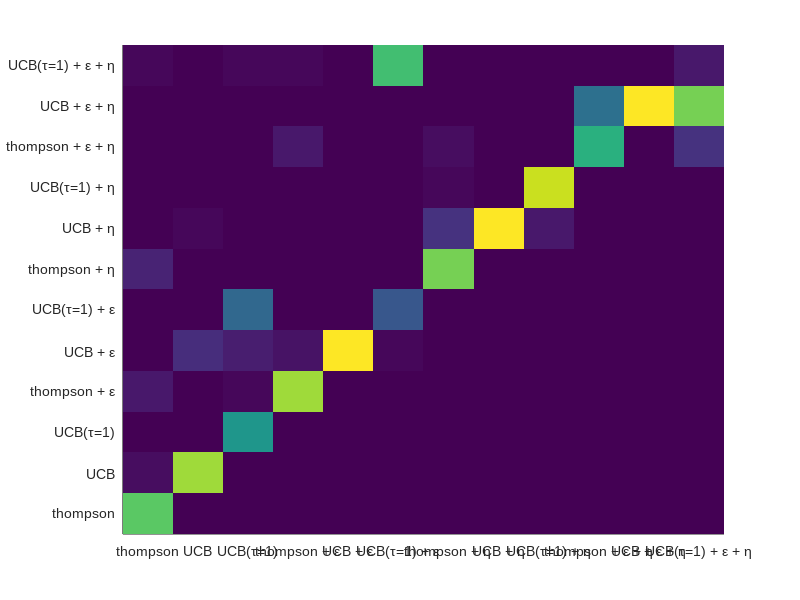

This figure's MATLAB source: (Note: this script raises an error after producing the figure.)

function [] = render_model_recovery_inv()


    load('./model_recov_inv.mat');
    
    legend_all{1}  = 'UCB';
    legend_all{2}  = 'UCB + \epsilon';
    legend_all{3}  = 'UCB + \eta';
    legend_all{4}  = 'UCB + \epsilon + \eta';

    legend_all{5}  = 'thompson';
    legend_all{6}  = 'thompson + \epsilon';
    legend_all{7}  = 'thompson + \eta';
    legend_all{8}  = 'thompson + \epsilon + \eta';

    legend_all{9}  = 'UCB(\tau=1)';
    legend_all{10}  = 'UCB(\tau=1) + \epsilon';
    legend_all{11}  = 'UCB(\tau=1) + \eta';
    legend_all{12}  = 'UCB(\tau=1) + \epsilon + \eta';

    order_ = [9,5,13,...
                10,6,14,...
                    11,7,15,...
                        12,8,16]-4;

    perc = perc(order_,order_);
    legend_all = legend_all(order_);


    %% Figure
    set(gca,'FontName','Arial','FontSize',10)
    set(gca,'TickLabelInterpreter','tex')
    hold on
    
    perc = flipud(perc);
    
    imagesc(perc);

    n_mod = size(legend_all,2);

    yticks([1:n_mod])
    yticklabels({legend_all{12}, legend_all{11}, legend_all{10}, legend_all{9}, legend_all{8}, legend_all{7}, ...
        legend_all{6}, legend_all{5}, legend_all{4}, legend_all{3}, legend_all{2}, legend_all{1}})
    ylim([0.5 n_mod+0.5])

    xticks([1:n_mod])
    xticklabels({legend_all{1}, legend_all{2}, legend_all{3}, legend_all{4}, legend_all{5}, legend_all{6}, ...
        legend_all{7}, legend_all{8}, legend_all{9}, legend_all{10}, legend_all{11}, legend_all{12}})
    xtickangle(45)
    xlim([0.5 n_mod+0.5])

    a = get(gca,'XTickLabel');
    set(gca,'XTickLabel',a,'fontsize',10, 'YDir', 'reverse')

    cmap=cmocean('matter'); % ice or dense 
    %colormap( cmap );
    colormap( flipud(cmap) );

    h = colorbar('Ticks',0:0.2:1); 
    caxis([0 1])

    title(h,'p','Interpreter','tex')

    textStrings = num2str(perc(:), '%0.2f');        % Create strings from the matrix values
    textStrings = strtrim(cellstr(textStrings));    % Remove any space padding
    [x, y] = meshgrid(1:n_mod);                     % Create x and y coordinates for the strings

    % Upper diag
    for i_=1:size(x,1)-1
        x(1:size(x,1)-i_,i_)=nan;
    end
   
    % Lower diag
    for i_=1:size(x,1)-1
        x(size(x,1)-(i_-1),(i_+1):size(x,1)) = nan;
    end
    
    textStrings_=textStrings(:);

    for i=1:size(textStrings_,1)
        a=textStrings_{i};
        if strcmp(a,'0.00')   
            textStrings_{i}='';
        elseif strcmp(a,'1.00')   
            textStrings_{i}='1.0';
        else
            tmp = textStrings_{i};
            textStrings_{i}=tmp(2:end);
        end
    end

    hStrings = text(x(:), y(:), textStrings_(:),'HorizontalAlignment', 'center', 'Color', 'k','FontSize', 10);
    midValue = mean(get(gca, 'CLim'));  % Get the middle value of the color range

    t=title('BIC model recovery (N_{sim}=100)','FontSize', 18, 'FontName','Arial', 'Fontweight','normal');

    ylabel('Simulated model','FontName','Arial','Fontweight','bold','FontSize',12);
    xlabel('Recovered model','FontName','Arial','Fontweight','bold','FontSize',12);
   
    
    % Number and title
    text(0-0.15, 1+0.17,'c','Units', 'Normalized', 'VerticalAlignment', 'Top','FontSize', 26)
    t=title('Inversion matrix','FontSize', 18, 'FontName','Arial', 'Fontweight','normal');

end


